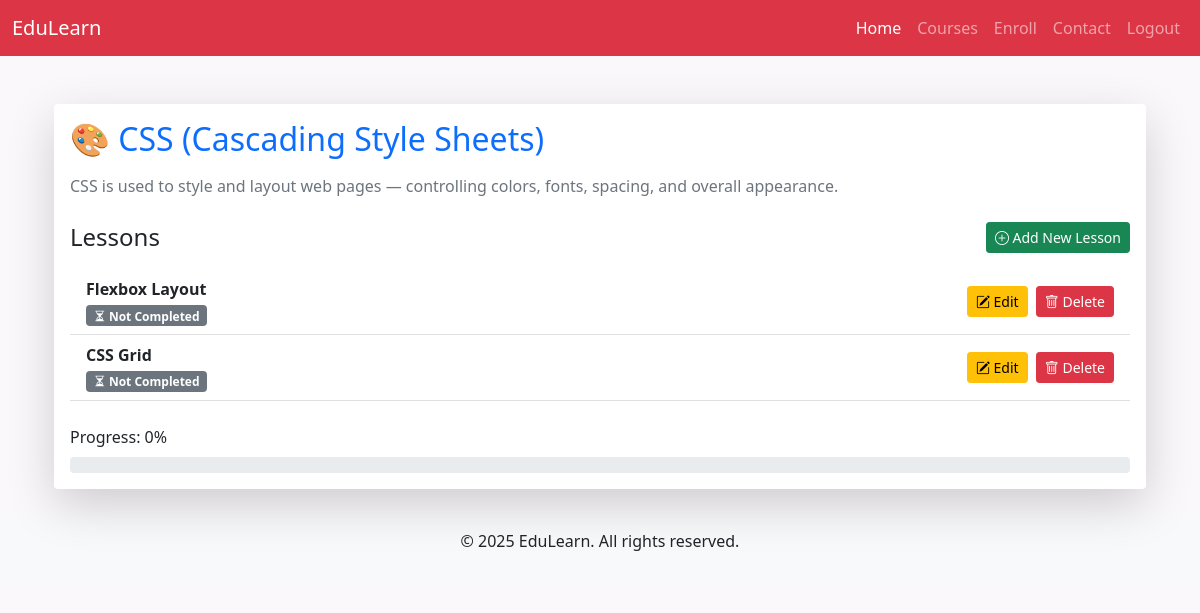
Page /courses/5/ (signed in) on the committed database.
### courses/models.py (models this page shows, shortened)
class Course(models.Model):
    title = models.CharField(max_length=200)
    description = models.TextField()
    duration = models.IntegerField(help_text="Duration in hours")
    thumbnail = models.ImageField(upload_to='course_thumbnails/', null=True, blank=True)
    created_at = models.DateTimeField(auto_now_add=True)

class Lesson(models.Model):
    course = models.ForeignKey(
        Course, on_delete=models.CASCADE, related_name='lessons')
    title = models.CharField(max_length=200)
    content = models.TextField()
    video_url = models.URLField(null=True, blank=True)
    completion_status = models.BooleanField(default=False)

### courses/views.py (the view)
# urls.py: path('courses/<int:course_id>/', CourseDetailView.as_view(), name='course_detail'),
class CourseDetailView(LoginRequiredMixin, DetailView):
    model = Course
    template_name = 'courses/course_detail.html'
    context_object_name = 'course'
    pk_url_kwarg = 'course_id'
    def get_context_data(self, **kwargs):
        context = super().get_context_data(**kwargs)
        course = self.get_object()
        lessons = course.lessons.all()
        enrolled_students = Student.objects.filter(
            user=self.request.user,
            enrolled_courses=course
        )
        student = enrolled_students.first()
        total = lessons.count()
        completed = student.completed_lessons.filter(
            course=course).count() if student else 0
        progress = int((completed / total) * 100) if total > 0 else 0
        context.update({
            'lessons': lessons,
            'student': student,
            'progress': progress,
        })
        return context

### template/courses/course_detail.html (shortened to what this page needs)
{% extends "courses/base.html" %}
{% block content %}
<div class="container mt-5">
    <div class="card shadow-lg border-0">
        <div class="card-body">
            <h2 class="card-title mb-3 text-primary">{{ course.title }}</h2>
            <p class="card-text text-muted">{{ course.description }}</p>
            <div class="d-flex justify-content-between align-items-center mt-4">
                <h4 class="mb-0">Lessons</h4>
                <a href="{% url 'courses:lesson_create' %}" class="btn btn-success btn-sm">
                    <i class="bi bi-plus-circle"></i> Add New Lesson
                </a>
            </div>
            {% if lessons %}
            <ul class="list-group list-group-flush mt-3">
                {% for lesson in lessons %}
                <li class="list-group-item d-flex justify-content-between align-items-center">
                    <div class="d-flex flex-column">
                        <strong>{{ lesson.title }}</strong>
                        {% if student and lesson in student.completed_lessons.all %}
                        <span class="badge bg-success mt-1"><i class="bi bi-check-circle-fill"></i> Completed</span>
                        {% else %}
                        <span class="badge bg-secondary mt-1"><i class="bi bi-hourglass-split"></i> Not Completed</span>
                        {% endif %}
                    </div>
                    <div>
                        <a href="{% url 'courses:lesson_update' lesson.id %}" class="btn btn-warning btn-sm me-1">
                            <i class="bi bi-pencil-square"></i> Edit
                        </a>
                        <button class="btn btn-danger btn-sm" data-bs-toggle="modal"
                            data-bs-target="#deleteModal{{ lesson.id }}">
                            <i class="bi bi-trash"></i> Delete
                        </button>
                    </div>
                </li>
                {% endfor %}
            </ul>
            <div class="mt-4">
                <label class="form-label fw-semibold">Progress: {{ progress }}%</label>
                <div class="progress">
                </div>
            </div>
            {% else %}
            <div class="alert alert-info mt-3 text-center">
                No lessons available for this course yet.
            </div>
            {% endif %}
        </div>
    </div>
</div>
{% endblock %}

### template/courses/base.html (style rules this page uses)
body { background-color: #faf8fa; }

### rows in the picture
Course: title "🎨 CSS (Cascading Style Sheets)", description "CSS is used to style and layout web pages — controlling colors, fonts, spacing, and overall appearance."
Lesson: title "Flexbox Layout", shows "Not Completed"
Lesson: title "CSS Grid", shows "Not Completed"

### other values in the picture
{{ progress }} "0"
